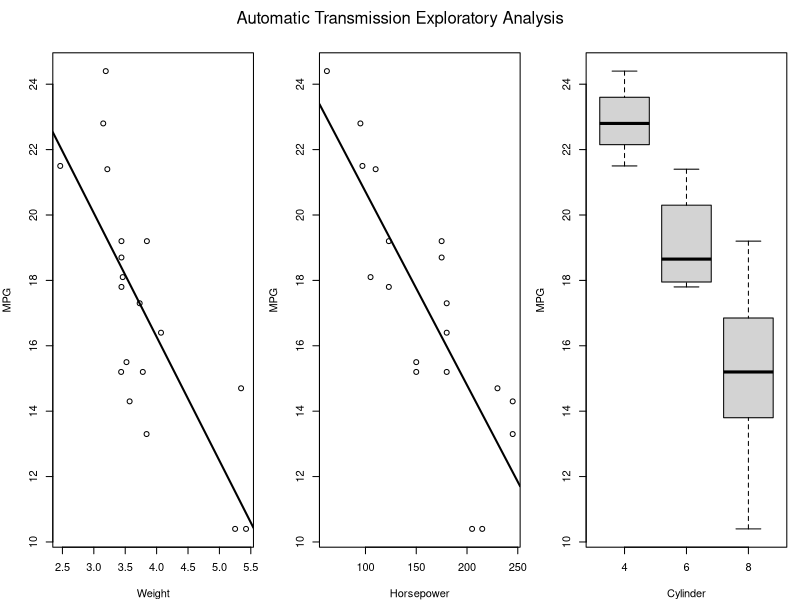
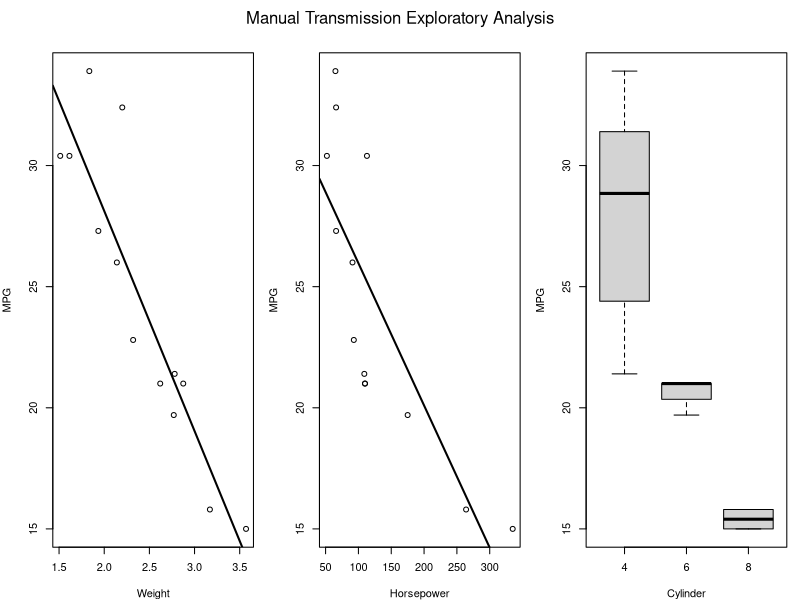
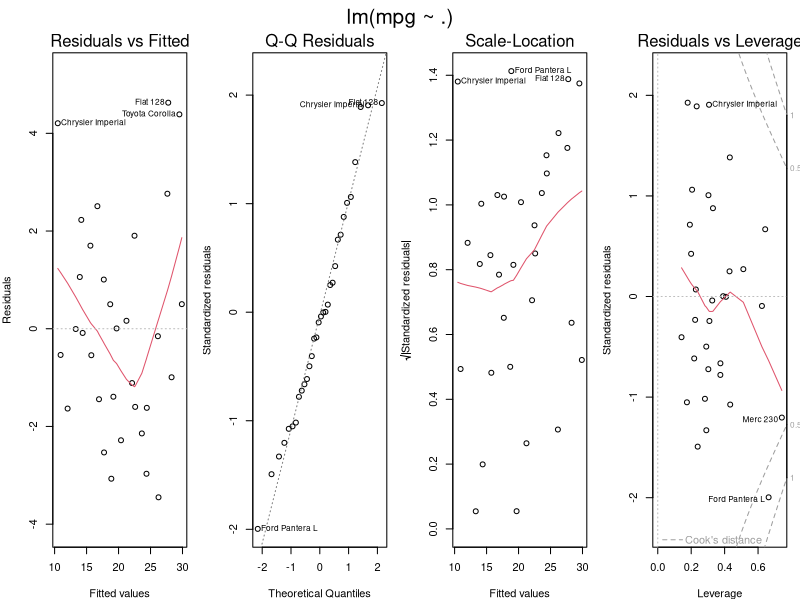

Recreate these plots in R, in order.
## ---- chunk 1
data(mtcars)
automatic <- subset(mtcars, mtcars$am == 0)
manual <- subset(mtcars, mtcars$am == 1)
## ---- chunk 2
par(mfrow = c(1,3), mar = c(4, 4, 2, 1), oma = c(0, 0, 2, 0))
plot(automatic$wt, automatic$mpg, xlab = "Weight", ylab = "MPG")
model <- lm(automatic$mpg ~ automatic$wt)
abline(model, lwd = 2)
plot(automatic$hp, automatic$mpg, xlab = "Horsepower", ylab = "MPG")
model1 <- lm(automatic$mpg ~ automatic$hp)
abline(model1, lwd = 2)
boxplot(automatic$mpg ~ automatic$cyl, xlab = "Cylinder", ylab = "MPG")
mtext("Automatic Transmission Exploratory Analysis", outer = TRUE)
par(mfrow = c(1,3), mar = c(4, 4, 2, 1), oma = c(0, 0, 2, 0))
plot(manual$wt, manual$mpg, xlab = "Weight", ylab = "MPG")
model3 <- lm(manual$mpg ~ manual$wt)
abline(model3, lwd = 2)
plot(manual$hp, manual$mpg, xlab = "Horsepower", ylab = "MPG")
model4 <- lm(manual$mpg ~ manual$hp)
abline(model4, lwd = 2)
boxplot(manual$mpg ~ manual$cyl, xlab = "Cylinder", ylab = "MPG")
mtext("Manual Transmission Exploratory Analysis", outer = TRUE)
## ---- chunk 3
summary(lm(mpg ~ . - 1, data = automatic))$coefficients
summary(lm(mpg ~ . - am - 1, data = manual))$coefficients
## ---- chunk 4
summary(lm(automatic$mpg ~ automatic$gear -1))$coefficients
summary(lm(manual$mpg ~ manual$gear -1))$coefficients
## ---- chunk 5
wt.lm <- lm(mpg ~ wt, data = automatic)
autonewdata = data.frame(wt = c(2,3,4,5,6))
predict(wt.lm, autonewdata, interval = "confidence")
wt.lm1 <- lm(mpg ~ wt, data = manual)
mannewdata = data.frame(wt = c(2,3,4,5,6))
predict(wt.lm1, mannewdata, interval = "confidence")
## ---- chunk 6
hp.lm <- lm(mpg ~ hp, data = automatic)
autonewdata1 = data.frame(hp = c(150, 200, 250, 300, 400, 450))
predict(hp.lm, autonewdata1, interval = "predict")
hp.lm1 <- lm(mpg ~ hp, data = manual)
autonewdata1 = data.frame(hp = c(150, 200, 250, 300, 400, 450))
predict(hp.lm1, autonewdata1, interval = "predict")
## ---- chunk 7
par(mfrow = c(1,4))
fit5 <- lm(mpg ~ ., data = mtcars)
plot(fit5)
## ---- chunk 8
fit6 <- lm(mpg ~ ., data = mtcars)
tt <- round(dfbetas(fit6),3)
sort(tt, TRUE)[1:10]
